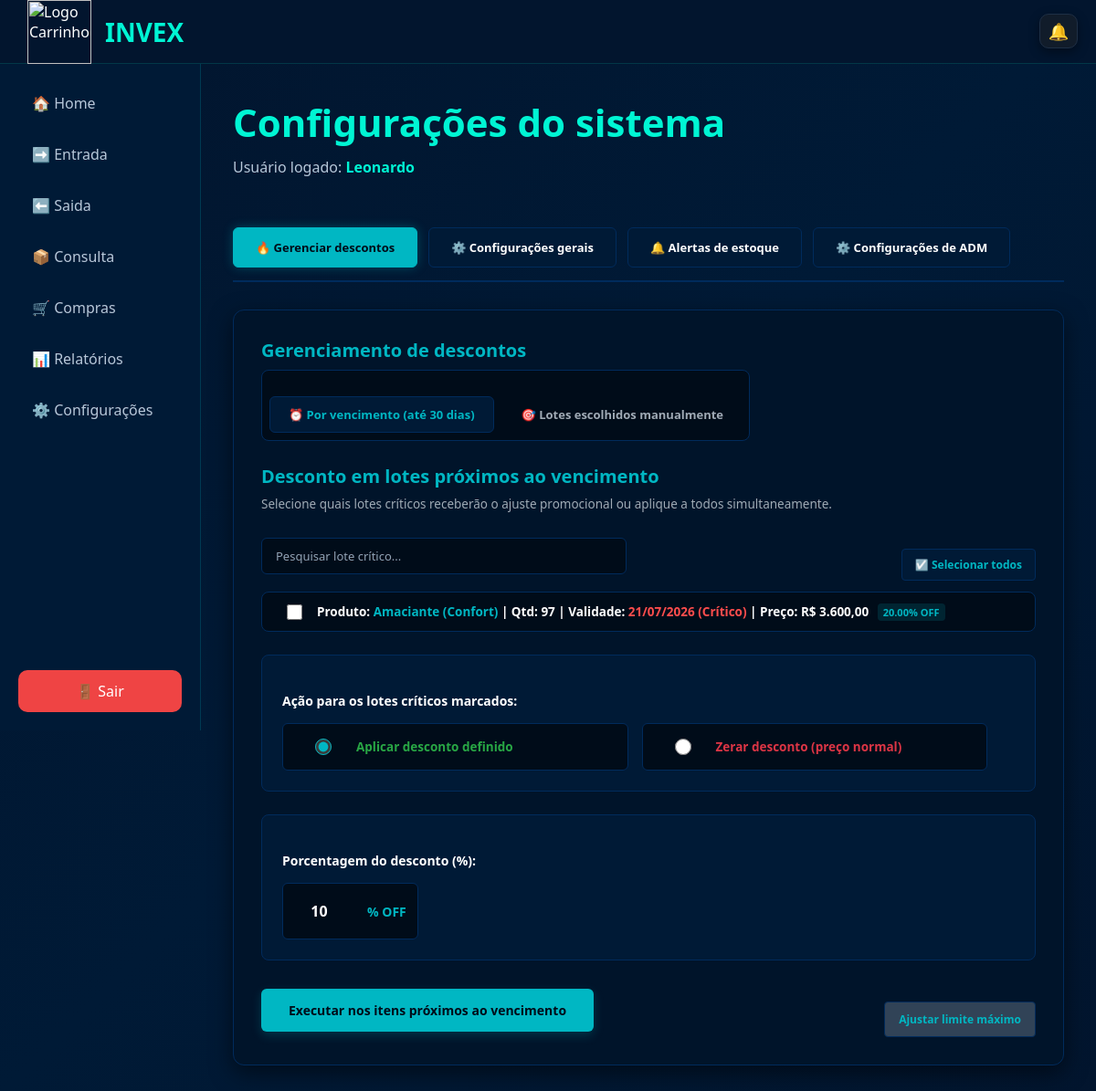
The page /painel_principal/configuracoes/painel_principal_config.php (signed in) on the database as committed earlier.
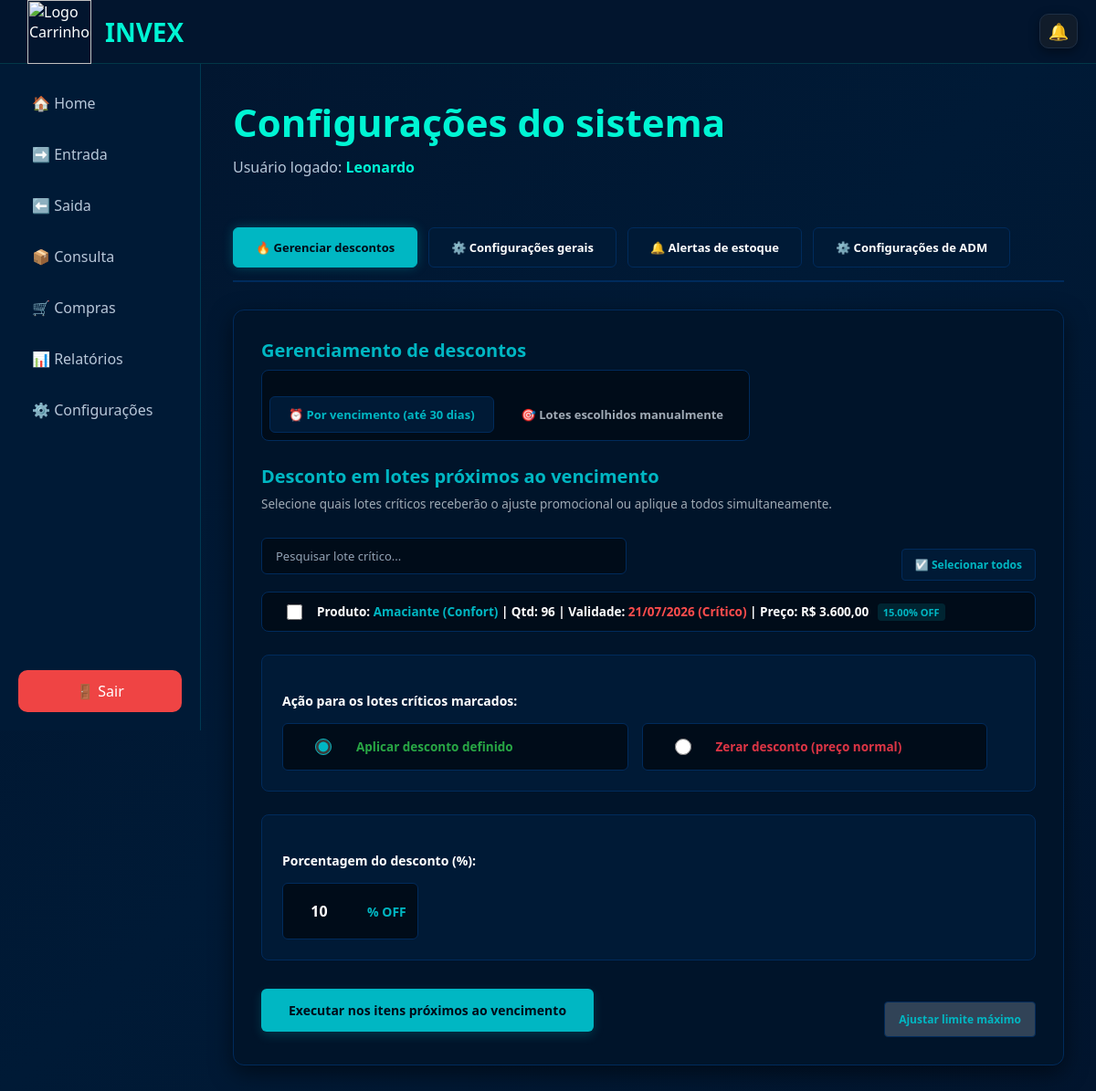
The same page on the database as committed later.
### tables this page shows
CREATE TABLE `produtoslotes` (
  `idlote` int(11) NOT NULL,
  `idproduto` int(11) NOT NULL,
  `quantidade` int(11) NOT NULL,
  `validade` date DEFAULT NULL,
  `criado_em` datetime DEFAULT CURRENT_TIMESTAMP,
  `criadopor_id` int(11) NOT NULL,
  `criadopor_nome` varchar(255) DEFAULT NULL,
  `idEmpresa` int(11) DEFAULT NULL,
  `numero_lote` varchar(50) NOT NULL,
  `preco_compra` decimal(10,2) NOT NULL DEFAULT '0.00',
  `preco_venda` decimal(10,2) NOT NULL DEFAULT '0.00',
  `desconto` decimal(5,2) NOT NULL DEFAULT '0.00',
  `status_lote` enum('normal','promocao','vencido') NOT NULL DEFAULT 'normal'
);

CREATE TABLE `produtos` (
  `idProduto` int(11) NOT NULL,
  `NomeProduto` varchar(100) NOT NULL,
  `MarcaProduto` varchar(100) NOT NULL,
  `Descricao` varchar(255) DEFAULT NULL,
  `idEmpresa` int(11) NOT NULL,
  `criadopor_nome` varchar(100) DEFAULT NULL,
  `criadoem` datetime DEFAULT CURRENT_TIMESTAMP,
  `criadopor_id` int(11) DEFAULT NULL,
  `preco_padrao_compra` decimal(10,2) NOT NULL DEFAULT '0.00',
  `preco_padrao_venda` decimal(10,2) NOT NULL DEFAULT '0.00',
  `estoque_minimo` int(11) NOT NULL DEFAULT '0',
  `estoque_minimo_original` int(11) DEFAULT NULL
);

### painel_principal/configuracoes/painel_principal_config.php (the view, shortened to what the changed rows need)
<?php
include '../../funcoes/conexao.php';
$idEmpresa = isset($_SESSION['idEmpresa']) ? $_SESSION['idEmpresa'] : null;
$data_hoje = date('Y-m-d');
$data_limite_30_dias = date('Y-m-d', strtotime('+30 days'));
$sqlConfig = "SELECT * FROM configuracoes_gerais WHERE idEmpresa = '$idEmpresa' LIMIT 1";
$resultConfig = mysqli_query($conn, $sqlConfig);
if(mysqli_num_rows($resultConfig) > 0){
    $config = mysqli_fetch_assoc($resultConfig);
}else{
    mysqli_query($conn,"
        INSERT INTO configuracoes_gerais
        (idEmpresa)
        VALUES
        ('$idEmpresa')
    ");
}
$query_vencimento = "
    SELECT pl.idLote, p.NomeProduto, p.MarcaProduto, pl.validade, pl.quantidade, pl.preco_venda, pl.desconto
    FROM produtoslotes pl
    JOIN produtos p ON pl.idProduto = p.idProduto
    WHERE pl.idEmpresa = $idEmpresa
      AND pl.quantidade > 0
      AND pl.validade >= '$data_hoje'
      AND pl.validade <= '$data_limite_30_dias'
    ORDER BY pl.validade ASC, p.NomeProduto ASC
";
$resultado_vencimento = $conn->query($query_vencimento);
?>
<!DOCTYPE html>
<html lang="pt-br">
<head>
    <link rel="stylesheet" href="config.css">
</head>
<body>
    <header class="topbar">
        <div class="top-left">
            <h1>INVEX</h1>
        </div>
    </header>
    <div class="layout">
        <main class="main">
            <div class="container">
                <h2>Configurações do sistema</h2>
                <div id="aba-descontos" class="conteudo-aba ativa">
                    <div id="modo-vencimento">
                        <form action="gerenciar_descontos.php" method="POST" id="formVencimento">
                            <div class="grid-lotes-container" id="listaVenc">
                                <?php if($resultado_vencimento->num_rows > 0) {
                                        while($lote = $resultado_vencimento->fetch_assoc()) {
                                            $data_formatada = date('d/m/Y', strtotime($lote['validade']));
                                ?>
                                    <div class="item-lote-linha">
                                        <div class="celula-checkbox">
                                            <input type="checkbox" name="lotes_vencimento[]" value="<?= $lote['idLote'] ?>" id="lote_v_<?= $lote['idLote'] ?>">
                                        </div>
                                        <label class="celula-info-texto" for="lote_v_<?= $lote['idLote'] ?>">
                                            Produto: <strong><?= htmlspecialchars($lote['NomeProduto']) ?> (<?= htmlspecialchars($lote['MarcaProduto']) ?>)</strong> |
                                            Qtd: <?= $lote['quantidade'] ?> |
                                            Validade: <span style="color:#ff4d4d; font-weight:bold;"><?= $data_formatada ?> (Crítico)</span> |
                                            Preço: R$ <?= number_format($lote['preco_venda'], 2, ',', '.') ?>
                                            <?= $lote['desconto'] > 0 ? "<span class='badge-promo'>{$lote['desconto']}% OFF</span>" : "" ?>
                                        </label>
                                    </div>
                                <?php } } else { ?>
                                    <p style="padding:15px; color:#a0aab5; margin:0;">Nenhum lote com validade menor ou igual a 30 dias foi localizado.</p>
                                <?php } ?>
                            </div>
                        </form>
                    </div>
                    </div>
</div>
</div>
</body>
</html>

Rows that differ between the two databases and show on the page:
changed produtoslotes "Amaciante": quantidade "97" → "96"; desconto "20.00" → "15.00"
